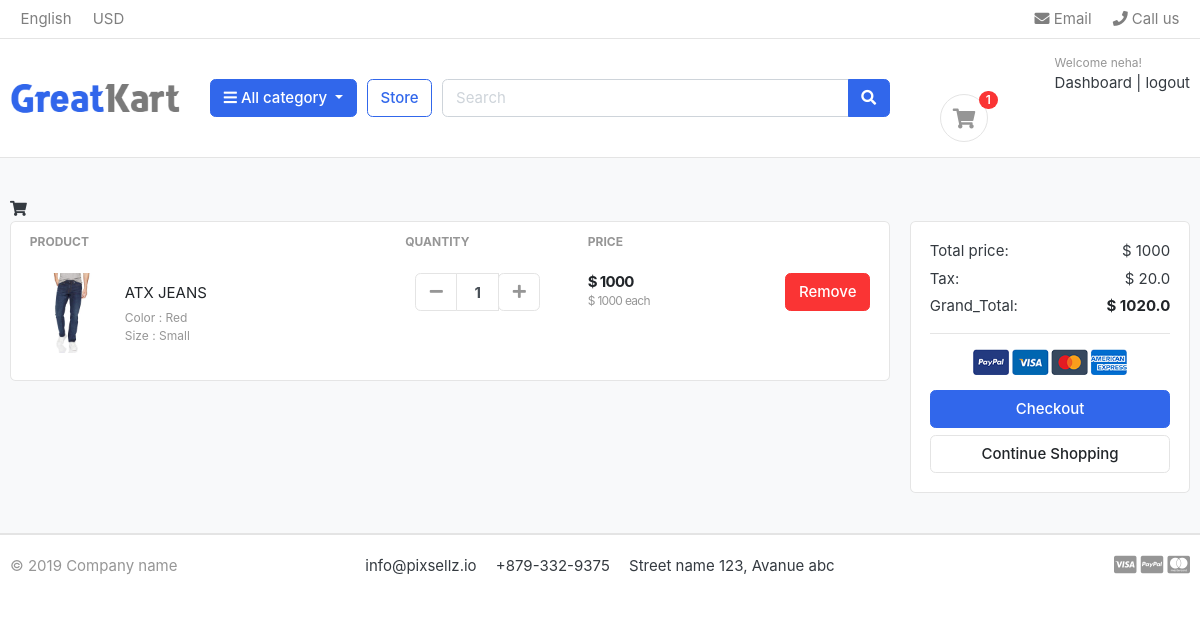
Screenshot of /cart/ (signed in) with the database file from the repository.
### accounts/models.py (models this page shows, shortened)
class Account(AbstractBaseUser):
    first_name      = models.CharField(max_length=50)
    last_name       = models.CharField(max_length=50)
    username        = models.CharField(max_length=50, unique=True)
    email           = models.EmailField(max_length=50, unique=True)
    phone_number    = models.CharField(max_length=50)
    date_joined     = models.DateTimeField(auto_now_add=True)
    last_login     = models.DateTimeField(auto_now_add=True)
    is_admin        = models.BooleanField(default=False)
    is_staff        = models.BooleanField(default=False)
    is_active        = models.BooleanField(default=False)
    is_superadmin        = models.BooleanField(default=False)
    USERNAME_FIELD = 'email'
    REQUIRED_FIELDS = ['username', 'first_name', 'last_name']
    objects = MyAccountManger()

### carts/models.py (models this page shows, shortened)
class CartItem(models.Model):
    user        = models.ForeignKey(Account, on_delete=models.CASCADE, null=True)
    product     = models.ForeignKey(product, on_delete=models.CASCADE)
    variations  = models.ManyToManyField(Variation, blank=True)
    cart        = models.ForeignKey(Cart, on_delete=models.CASCADE, null=True)
    quantity    = models.IntegerField()
    is_active   = models.BooleanField(default=True)
    def sub_total(self):
        return self.product.price * self.quantity

### store/models.py (models this page shows, shortened)
class product(models.Model):
    product_name    = models.CharField(max_length=200, unique=True)
    slug            = models.SlugField(max_length=200, unique=True)
    description     = models.TextField(max_length=200, blank=True)
    price           = models.IntegerField()
    images          = models.ImageField(upload_to='photo/products')
    stock           = models.IntegerField()
    is_available    = models.BooleanField(default=True)
    category        = models.ForeignKey(Category, on_delete=models.CASCADE)
    created_date    = models.DateTimeField(auto_now_add=True)
    modified_date   = models.DateTimeField(auto_now=True)
    def get_url(self):
        return reverse('product_detail', args=[self.category.slug, self.slug])

class Variation(models.Model):
    product = models.ForeignKey(product, on_delete=models.CASCADE)
    variation_category = models.CharField(max_length=100, choices=variation_category_choice)
    variation_value     = models.CharField(max_length=100)
    is_active           = models.BooleanField(default=True)
    created_date        = models.DateTimeField(auto_now=True)
    objects = VariationManager()

### carts/views.py (the view)
# urls.py: path('', views.cart, name='cart'),
def cart(request, total=0, quantity=0, cart_items=None):
    try:
        tax = 0
        grand_total = 0
        if request.user.is_authenticated:
            cart_items = CartItem.objects.filter(user=request.user, is_active=True)
        else:
            cart = Cart.objects.get(cart_id=_cart_id(request))
            cart_items = CartItem.objects.filter(cart=cart, is_active=True)
        for cart_item in cart_items:
            total += (cart_item.product.price * cart_item.quantity)
            quantity += cart_item.quantity
        tax = (2 * total)/100
        grand_total = total + tax
    except ObjectDoesNotExist:
         pass
    context = {
        'total': total,
        'quantity': quantity,
        'cart_items': cart_items,
        'tax': tax,
        'grand_total': grand_total,
    }
    return render(request, 'store/cart.html', context)

### carts/context_processors.py (called while the page is built)
def counter(request):
    cart_count = 0
    if 'admin' in request.path:
        return {}
    else:
        try:
            cart = Cart.objects.filter(cart_id=_cart_id(request))
            if request.user.is_authenticated:
                cart_items = CartItem.objects.all().filter(user=request.user)
            else:
                cart_items = CartItem.objects.all().filter(cart=cart[:1])
            for cart_item in cart_items:
                cart_count += cart_item.quantity
        except Cart.DoesNotExist:
            cart_count = 0
    return dict(cart_count=cart_count)

### carts/views.py (called while the page is built)
def _cart_id(request):
    cart = request.session.session_key
    if not cart:
        cart = request.session.create()
    return cart

### category/context_processors.py (called while the page is built)
def menu_links(request):
    links = Category.objects.all()
    return dict(links=links)

### category/models.py (called while the page is built)
    def get_url(self):
            return reverse('products_by_category', args=[self.slug])

### templates/store/cart.html (shortened to what this page needs)
{% extends 'base.html' %}
{% load static %}
{% block content %}
<section class="section-content padding-y bg">
<div class="container">
        <div class="cart-icon">
            <i class="fa fa-shopping-cart"></i>
        </div>
{% if not cart_items %}
	<h2 class="text-center">Your Shopping Cart Is Empty</h2>
	<br>
	<div class="text-center">
		<a href="{% url 'store' %}" class="btn btn-primary">Continue shopping</a>
	</div>
{% else %}
<div class="row">
	<aside class="col-lg-9">
<div class="card">
<table class="table table-borderless table-shopping-cart">
<thead class="text-muted">
<tr class="small text-uppercase">
  <th scope="col">Product</th>
  <th scope="col" width="120">Quantity</th>
  <th scope="col" width="120">Price</th>
  <th scope="col" class="text-right" width="200"> </th>
</tr>
</thead>
<tbody>
{% for cart_item in cart_items %}
<tr>
	<td>
		<figure class="itemside align-items-center">
			<div class="aside"><img src="{{ cart_item.product.images.url }}" class="img-sm"></div>
			<figcaption class="info">
				<a href="{{ cart_item.product.get_url }}" class="title text-dark">{{ cart_item.product.product_name }}</a>
				<p class="text-muted small">
					{% if cart_item.variations.all %}
					  {% for item in cart_item.variations.all %}
						{{ item.variation_category | capfirst }} : {{ item.variation_value | capfirst }} <br>
					  {% endfor %}
					{% endif %}
				</p>
			</figcaption>
		</figure>
	</td>
	<td>
					<div class="col">
						<div class="input-group input-spinner">
							<div class="input-group-prepend">
							<a href="{% url 'remove_cart' cart_item.product.id cart_item.id %}" class="btn btn-light" type="button" id="button-plus"> <i class="fa fa-minus"></i> </a>
							</div>
							<input type="text" class="form-control"  value="{{ cart_item.quantity }}">
							<div class="input-group-append">
							<form action="{% url 'add_cart' cart_item.product.id %}"  method="post">
								<button class="btn btn-light" type="submit" id="button-minus"> <i class="fa fa-plus"></i> </button>
							</form>
							</div>
						</div>
					</div>
	</td>
	<td>
		<div class="price-wrap">
			<var class="price">$ {{ cart_item.sub_total }}</var>
			<small class="text-muted"> $ {{ cart_item.product.price }} each </small>
		</div>
	</td>
	<td class="text-right">
	<a href="{% url 'remove_cart_item' cart_item.product.id cart_item.id %}" onclick="return confirm('Are you sure do you want to delete this item?')" class="btn btn-danger">Remove</a>
	</td>
</tr>
{% endfor %}
</tbody>
</table>
</div>
	</aside>
	<aside class="col-lg-3">
		<div class="card">
		<div class="card-body">
			<dl class="dlist-align">
			  <dt>Total price:</dt>
			  <dd class="text-right">$ {{total}}</dd>
			</dl>
			<dl class="dlist-align">
			  <dt>Tax:</dt>
			  <dd class="text-right"> $ {{tax}}</dd>
			</dl>
			<dl class="dlist-align">
			  <dt>Grand_Total:</dt>
			  <dd class="text-right text-dark b"><strong>$ {{grand_total}}</strong></dd>
			</dl>
			<hr>
			<p class="text-center mb-3">
				<img src="{% static './images/misc/payments.png' %}" height="26">
			</p>
			<a href=" {% url 'checkout' %} " class="btn btn-primary btn-block"> Checkout </a>
			<a href="{% url 'store' %}" class="btn btn-light btn-block">Continue Shopping</a>
		</div>
		</div>
</aside>
</div>
{% endif %}
</div>
</section>
{% endblock %}

### templates/includes/navbar.html (shortened to what this page needs)
{% load static %}
<header class="section-header">
<nav class="navbar p-md-0 navbar-expand-sm navbar-light border-bottom">
<div class="container">
  <div class="collapse navbar-collapse" id="navbarTop4">
    <ul class="navbar-nav mr-auto">
    	<li class="nav-item dropdown">
		 	<a href="{% static '#' %}" class="nav-link">   English </a>
		</li>
		<li class="nav-item dropdown">
			<a href="{% static '#' %}" class="nav-link"> USD </a>
		</li>
    </ul>
    <ul class="navbar-nav">
		<li><a href="#" class="nav-link"> <i class="fa fa-envelope"></i> Email </a></li>
		<li><a href="#" class="nav-link"> <i class="fa fa-phone"></i> Call us </a></li>
	</ul>
  </div>
</div>
</nav>
<section class="header-main border-bottom">
	<div class="container">
<div class="row align-items-center">
	<div class="col-lg-2 col-md-3 col-6">
		<a href="{% url 'home' %}" class="brand-wrap">
		<img class="logo" src="{% static './images/logo.png' %}">
		</a>
	</div>
	<div class="col-lg col-sm col-md col-6 flex-grow-0">
		<div class="category-wrap dropdown d-inline-block float-right">
			<button type="button" class="btn btn-primary dropdown-toggle" data-toggle="dropdown">
				<i class="fa fa-bars"></i> All category
			</button>
		</div>
	</div>
	<a href="{% url 'store' %}" class="btn btn-outline-primary">Store</a>
	<div class="col-lg  col-md-6 col-sm-12 col">
		<form action="{% url 'search' %}" class="search" method='GET'>
			<div class="input-group w-100">
			    <input type="text" class="form-control" style="width:60%;" placeholder="Search" name="keyword">
			    <div class="input-group-append">
			      <button class="btn btn-primary" type="submit">
			        <i class="fa fa-search"></i>
			      </button>
			    </div>
		    </div>
		</form>
	</div>
	<div class="col-lg-3 col-sm-6 col-8 order-2 order-lg-3">
				<div class="d-flex justify-content-end mb-3 mb-lg-0">
					{% if user.id is  None %}
					<div class="widget-header">
						<small class="title text-muted">Welcome guest!</small>
						<div>
							<a href="{% url 'login' %}">Sign in</a> <span class="dark-transp"> | </span>
							<a href="{% url 'register' %}"> Register</a>
						</div>
					</div>
					{% else %}
					<div class="widget-header">
						<small class="title text-muted">Welcome {{user.first_name}}!</small>
						<div>
							<a href="{% url 'dashboard' %}">Dashboard</a> <span class="dark-transp"> | </span>
							<a href="{% url 'logout' %}"> logout</a>
						</div>
					</div>
					</div>
					{% endif %}
					<a href="{% url 'cart' %}" class="widget-header pl-3 ml-3">
							<div class="icon icon-sm rounded-circle border"><i class="fa fa-shopping-cart"></i></div>
							<span class="badge badge-pill badge-danger notify">{{cart_count}}</span>
					</a>
				</div>
	</div>
</div>
</section>
</header>

### static/css/ui.css (style rules this page uses)
html { font-family: "Inter", sans-serif; font-size: 15px; }
.price-wrap { letter-spacing: -0.7px; }
.icon-xs, .icon-sm, .icon-md, .icon-lg { display: inline-block; text-align: center; flex-shrink: 0; flex-grow: 0; }
.icon-sm { width: 48px; height: 48px; line-height: 48px !important; font-size: 20px; }
.img-xs, .img-sm, .img-md, .img-lg { -o-object-fit: cover; object-fit: cover; flex-shrink: 0; flex-grow: 0; }
.img-sm { width: 80px; height: 80px; }
.padding-y { padding-top: 40px; padding-bottom: 40px; }
var { font-style: normal; }
figure { margin-bottom: 0; }
.bg { background-color: #f8f9fa; }
.b { font-weight: 600; }
p:last-child { margin-bottom: 0; }
.header-main { position: relative; padding-top: 1rem; padding-bottom: 1rem; }
.brand-wrap .logo, .navbar-brand .logo { margin-right: 7px; max-height: 42px; display: inline-block; }
.widget-header { display: inline-block; vertical-align: middle; position: relative; }
.widget-header a { color: #343a40; }
.widget-header i { color: #969696; }
.widget-header .title { display: block; }
.widget-header .notify { position: absolute; top: -3px; right: -10px; }
.btn-light { background-color: #fff; border-color: #e4e4e4; }
.btn-light i { color: #969696; }
.itemside { position: relative; display: flex; width: 100%; }
.itemside .aside { position: relative; flex-shrink: 0; }
.itemside .info { padding-left: 15px; padding-right: 7px; }
.itemside p { margin-bottom: 0; }
.itemside .title { display: block; margin-bottom: 5px; color: #212529; }
[class*=dlist-] { margin-bottom: 5px; }
[class*=dlist-] dd { margin-bottom: 0; }
.dlist-align { display: flex; }
.dlist-align dt { width: 150px; word-wrap: break-word; font-weight: normal; }
.dlist-align dd { flex-grow: 1; }
.notify { position: absolute; top: -4px; right: -10px; display: inline-block; padding: 0.25em 0.6em; font-size: 12px; line-height: 1; text-align: center; border-radius: 3rem; color: #fff; background-color: #fa3434; }
.price { font-weight: 600; color: #212529; }
.input-spinner { width: 125px; flex-wrap: nowrap; display: inline-flex; vertical-align: middle; }
.input-spinner input.form-control { text-align: center; max-width: 46px; font-weight: bold; flex-basis: 46px; border-color: #e4e4e4; flex-grow: 0; }
.input-spinner .btn { width: 42px; text-align: center; padding-left: 0.5rem; padding-right: 0.5rem; }
.table-shopping-cart.table td, .table-shopping-cart.table th { padding-left: 1.25rem; padding-right: 1.25rem; }
.table-shopping-cart .price-wrap { line-height: 1.2; }
.table-shopping-cart .price { font-weight: bold; margin-right: 5px; display: block; }

### rows the page displays
Account: first_name "neha"
CartItem: product.images (picture), product.product_name "ATX JEANS", quantity "1", sub_total "1000", product.price "1000"
Variation: variation_category "Color", variation_value "Red"
Variation: variation_category "Size", variation_value "Small"

### other values shown
{{ cart_count }} "1"
{{ total }} "1000"
{{ tax }} "20.0"
{{ grand_total }} "1020.0"
